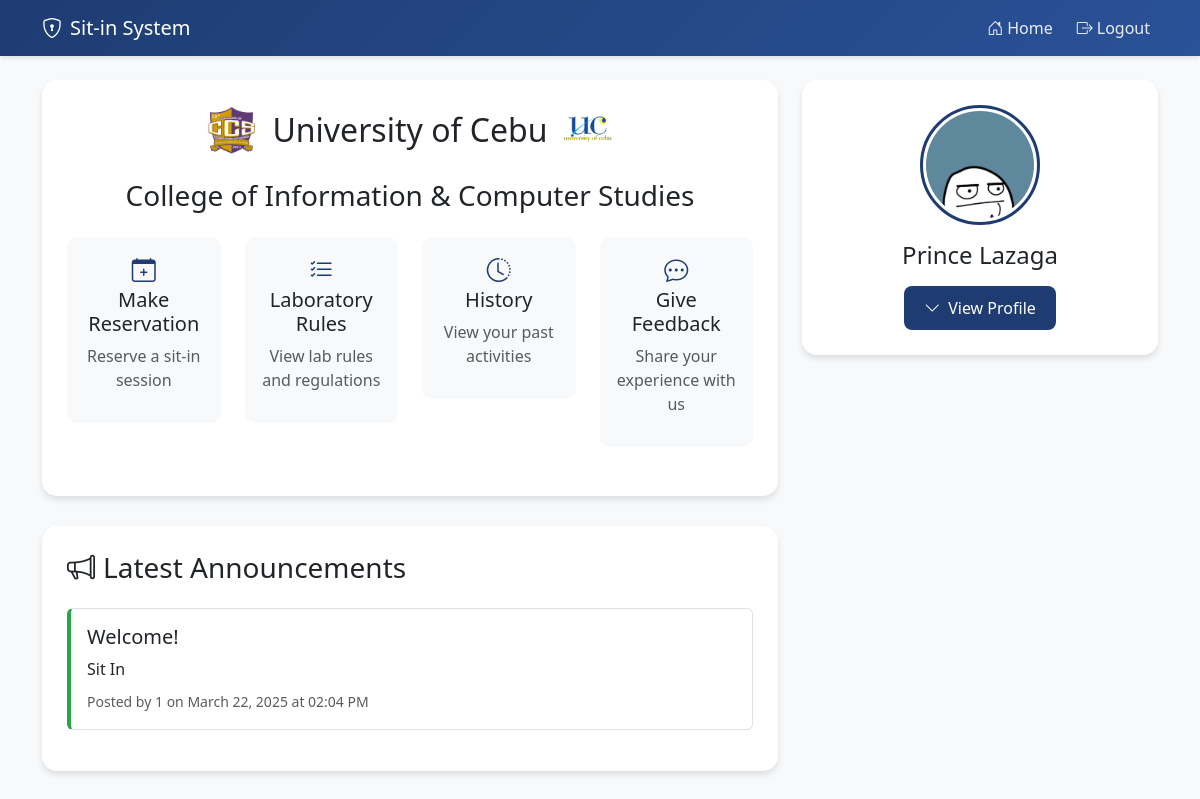
Screenshot of /home (signed in) with the database file from the repository.
### tables this page shows
CREATE TABLE announcements (
                id INTEGER PRIMARY KEY AUTOINCREMENT,
                title TEXT NOT NULL,
                content TEXT NOT NULL,
                priority TEXT DEFAULT 'normal',
                created_by TEXT NOT NULL,
                created_at TIMESTAMP DEFAULT CURRENT_TIMESTAMP
            );

### app.py (the view)
@app.route("/home")
def home():
    if "user" not in session:
        flash("Please log in first.", "error")
        return redirect(url_for("login_page"))
    if session["user"].get("is_admin"):
        flash("Administrators should use the admin dashboard.", "error")
        return redirect(url_for("admin_dashboard"))
    con = sqlite3.connect("users.db")
    con.row_factory = sqlite3.Row
    cur = con.cursor()
    cur.execute("""
        SELECT a.*, u.username as created_by
        FROM announcements a
        JOIN users u ON a.created_by = u.id
        ORDER BY a.created_at DESC
        LIMIT 5
    """)
    announcements = []
    for row in cur.fetchall():
        announcement = dict(row)
        announcement['created_at'] = datetime.strptime(announcement['created_at'], '%Y-%m-%d %H:%M:%S')
        announcements.append(announcement)
    con.close()
    return render_template("homepage.html", user=session["user"], announcements=announcements)

### templates/homepage.html (shortened to what this page needs)
<!DOCTYPE html>
<html lang="en">
<head>
    <link href="https://cdn.jsdelivr.net/npm/bootstrap@5.3.2/dist/css/bootstrap.min.css" rel="stylesheet">
    <link rel="stylesheet" href="https://cdn.jsdelivr.net/npm/bootstrap-icons@1.11.1/font/bootstrap-icons.css">
</head>
<body>
    <nav class="navbar navbar-expand-lg navbar-dark fixed-top">
        <div class="container">
            <a class="navbar-brand" href="#">
                <i class="bi bi-shield-lock me-2"></i>Sit-in System
            </a>
            <div class="collapse navbar-collapse" id="navbarNav">
                <ul class="navbar-nav ms-auto">
                    <li class="nav-item"><a class="nav-link active" href="{{ url_for('home') }}"><i class="bi bi-house-door me-1"></i>Home</a></li>
                    <li class="nav-item"><a class="nav-link btn btn-danger ms-2" href="{{ url_for('logout') }}"><i class="bi bi-box-arrow-right me-1"></i>Logout</a></li>
                </ul>
            </div>
        </div>
    </nav>
    <div class="container main-content">
        <div class="row">
            <div class="col-lg-8">
                <div class="welcome-card">
                    <div class="d-flex justify-content-center align-items-center mb-4">
                        <img src="{{ url_for('static', filename='image/user.png') }}" alt="CCS Logo" style="width: 50px; margin-right: 15px;">
                        <h2 class="mb-0">University of Cebu</h2>
                        <img src="{{ url_for('static', filename='image/uclogo.jpg') }}" alt="University Logo" style="width: 50px; margin-left: 15px;">
                    </div>
                    <h3 class="text-center mb-4">College of Information & Computer Studies</h3>
                    <div class="row mb-4">
                        <div class="col-md-3">
                            <div class="action-card text-decoration-none text-dark" onclick="toggleSection('reservation')" style="cursor: pointer;">
                                <i class="bi bi-calendar-plus"></i>
                                <h5>Make Reservation</h5>
                                <p class="text-muted">Reserve a sit-in session</p>
                            </div>
                        </div>
                        <div class="col-md-3">
                            <div class="action-card text-decoration-none text-dark" onclick="toggleSection('rules')" style="cursor: pointer;">
                                <i class="bi bi-list-check"></i>
                                <h5>Laboratory Rules</h5>
                                <p class="text-muted">View lab rules and regulations</p>
                            </div>
                        </div>
                        <div class="col-md-3">
                            <div class="action-card text-decoration-none text-dark" onclick="toggleSection('history')" style="cursor: pointer;">
                                <i class="bi bi-clock-history"></i>
                                <h5>History</h5>
                                <p class="text-muted">View your past activities</p>
                            </div>
                        </div>
                        <div class="col-md-3">
                            <div class="action-card text-decoration-none text-dark" onclick="toggleSection('feedback')" style="cursor: pointer;">
                                <i class="bi bi-chat-dots"></i>
                                <h5>Give Feedback</h5>
                                <p class="text-muted">Share your experience with us</p>
                            </div>
                        </div>
                    </div>
                </div>
            </div>
            <div class="col-lg-4">
                <div class="profile-card">
                    <div class="text-center" style="cursor: pointer;" onclick="toggleProfile()">
                        <img src="{{ url_for('static', filename='uploads/' + (user['profile_pic'] if 'profile_pic' in user else 'default.png')) }}"
                             alt="Profile Picture" class="profile-pic rounded-circle mb-3">
                        <h4 class="mb-3">{{ user.get("firstname", "") }} {{ user.get("lastname", "") }}</h4>
                        <button class="btn btn-primary" id="profileToggleBtn">
                            <i class="bi bi-chevron-down me-2"></i>View Profile
                        </button>
                    </div>
                </div>
            </div>
            <div class="col-lg-8">
                <div class="welcome-card">
                    <h3 class="mb-4"><i class="bi bi-megaphone me-2"></i>Latest Announcements</h3>
                    {% if announcements %}
                        {% for announcement in announcements %}
                        <div class="announcement-item {{ announcement.priority }}">
                            <h5 class="mb-2">{{ announcement.title }}</h5>
                            <p class="mb-2">{{ announcement.content }}</p>
                            <small class="text-muted">
                                Posted by {{ announcement.created_by }} on {{ announcement.created_at.strftime('%B %d, %Y at %I:%M %p') }}
                            </small>
                        </div>
                        {% endfor %}
                    {% else %}
                        <div class="text-center py-4">
                            <p class="text-muted mb-0">No announcements at the moment.</p>
                        </div>
                    {% endif %}
                </div>
            </div>
        </div>
    </div>
</body>
</html>

### templates/homepage.html (style rules this page uses)
body { background-color: #f8f9fa; }
.navbar { background: linear-gradient(135deg, #1e3c72 0%, #2a5298 100%) !important; box-shadow: 0 2px 4px rgba(0,0,0,0.1); }
.nav-link { color: rgba(255,255,255,0.9) !important; transition: all 0.3s; }
.main-content { padding-top: 80px; }
.welcome-card { background: white; border-radius: 15px; box-shadow: 0 4px 6px rgba(0,0,0,0.1); margin-bottom: 30px; padding: 25px; }
.profile-card { background: white; border-radius: 15px; box-shadow: 0 4px 6px rgba(0,0,0,0.1); padding: 25px; }
.profile-pic { width: 120px; height: 120px; object-fit: cover; border: 3px solid #1e3c72; padding: 3px; }
.btn-primary { background: #1e3c72; border: none; padding: 10px 20px; border-radius: 8px; }
.btn-danger { border-radius: 8px; }
.action-card { background: #f8f9fa; border-radius: 10px; padding: 15px; text-align: center; transition: all 0.3s; cursor: pointer; }
.action-card i { font-size: 24px; color: #1e3c72; margin-bottom: 10px; }
.announcement-item { margin-bottom: 1rem; padding: 1rem; border: 1px solid #dee2e6; border-radius: 0.375rem; }
.announcement-item.normal { border-left: 4px solid #28a745; }

### rows the page displays
announcements: title "Welcome!", content "Sit In", created_by "1", created_at "March 22, 2025 at 02:04 PM"

### other values shown
{{ user.get("firstname", "") }} "Prince"
{{ user.get("lastname", "") }} "Lazaga"
